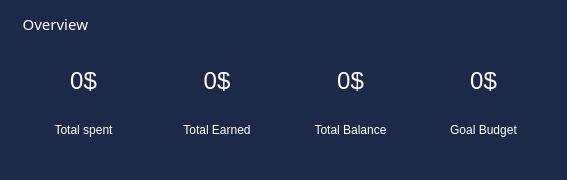
                <widget class="QFrame" name="overview_frame">
                 <property name="sizePolicy">
                  <sizepolicy hsizetype="Expanding" vsizetype="Expanding">
                   <horstretch>0</horstretch>
                   <verstretch>0</verstretch>
                  </sizepolicy>
                 </property>
                 <property name="minimumSize">
                  <size>
                   <width>496</width>
                   <height>180</height>
                  </size>
                 </property>
                 <property name="maximumSize">
                  <size>
                   <width>4960</width>
                   <height>1800</height>
                  </size>
                 </property>
                 <property name="styleSheet">
                  <string notr="true">*{background-color: rgb(28, 41, 72);
border-radius: 40px;
pading-left: 20px;}
QComboBox::down-arrow {
    image:url(:/icon/icons/chevron-down.svg);
	width: 0;
}
QLineEdit{
border-bottom-color: rgb(255, 255, 255);
}</string>
                 </property>
                 <property name="frameShape">
                  <enum>QFrame::NoFrame</enum>
                 </property>
                 <property name="frameShadow">
                  <enum>QFrame::Plain</enum>
                 </property>
                 <property name="lineWidth">
                  <number>0</number>
                 </property>
                 <layout class="QVBoxLayout" name="verticalLayout_21" stretch="1,5">
                  <item>
                   <widget class="QLabel" name="label_3">
                    <property name="font">
                     <font>
                      <family>Century Gothic</family>
                      <pointsize>11</pointsize>
                      <weight>50</weight>
                      <italic>false</italic>
                      <bold>false</bold>
                     </font>
                    </property>
                    <property name="styleSheet">
                     <string notr="true">color:#fff</string>
                    </property>
                    <property name="text">
                     <string>   Overview</string>
                    </property>
                   </widget>
                  </item>
                  <item>
                   <widget class="QWidget" name="widget_7" native="true">
                    <property name="styleSheet">
                     <string notr="true">color: rgb(255, 255, 255);</string>
                    </property>
                    <layout class="QHBoxLayout" name="horizontalLayout_35">
                     <item>
                      <widget class="QWidget" name="widget_31" native="true">
                       <property name="minimumSize">
                        <size>
                         <width>127</width>
                         <height>99</height>
                        </size>
                       </property>
                       <layout class="QVBoxLayout" name="verticalLayout_46">
                        <item>
                         <widget class="QLabel" name="spend_amount_4">
                          <property name="text">
                           <string>&lt;html&gt;&lt;head/&gt;&lt;body&gt;&lt;p align=&quot;center&quot;&gt;&lt;span style=&quot; font-size:18pt;&quot;&gt;0$&lt;/span&gt;&lt;/p&gt;&lt;/body&gt;&lt;/html&gt;</string>
                          </property>
                         </widget>
                        </item>
                        <item>
                         <widget class="QLabel" name="label_42">
                          <property name="minimumSize">
                           <size>
                            <width>109</width>
                            <height>37</height>
                           </size>
                          </property>
                          <property name="text">
                           <string>&lt;html&gt;&lt;head/&gt;&lt;body&gt;&lt;p align=&quot;center&quot;&gt;Total spent&lt;/p&gt;&lt;/body&gt;&lt;/html&gt;</string>
                          </property>
                         </widget>
                        </item>
                       </layout>
                      </widget>
                     </item>
                     <item>
                      <widget class="QWidget" name="widget_33" native="true">
                       <property name="minimumSize">
                        <size>
                         <width>128</width>
                         <height>99</height>
                        </size>
                       </property>
                       <layout class="QVBoxLayout" name="verticalLayout_48">
                        <item>
                         <widget class="QLabel" name="owe_amount_4">
                          <property name="text">
                           <string>&lt;html&gt;&lt;head/&gt;&lt;body&gt;&lt;p align=&quot;center&quot;&gt;&lt;span style=&quot; font-size:18pt;&quot;&gt;0$&lt;/span&gt;&lt;/p&gt;&lt;/body&gt;&lt;/html&gt;</string>
                          </property>
                         </widget>
                        </item>
                        <item>
                         <widget class="QLabel" name="label_46">
                          <property name="minimumSize">
                           <size>
                            <width>110</width>
                            <height>37</height>
                           </size>
                          </property>
                          <property name="text">
                           <string>&lt;html&gt;&lt;head/&gt;&lt;body&gt;&lt;p align=&quot;center&quot;&gt;Total Earned&lt;/p&gt;&lt;/body&gt;&lt;/html&gt;</string>
                          </property>
                         </widget>
                        </item>
                       </layout>
                      </widget>
                     </item>
                     <item>
                      <widget class="QWidget" name="widget_34" native="true">
                       <property name="minimumSize">
                        <size>
                         <width>127</width>
                         <height>99</height>
                        </size>
                       </property>
                       <layout class="QVBoxLayout" name="verticalLayout_49">
                        <item>
                         <widget class="QLabel" name="getbackamount_4">
                          <property name="text">
                           <string>&lt;html&gt;&lt;head/&gt;&lt;body&gt;&lt;p align=&quot;center&quot;&gt;&lt;span style=&quot; font-size:18pt;&quot;&gt;0$&lt;/span&gt;&lt;/p&gt;&lt;/body&gt;&lt;/html&gt;</string>
                          </property>
                         </widget>
                        </item>
                        <item>
                         <widget class="QLabel" name="label_48">
                          <property name="minimumSize">
                           <size>
                            <width>109</width>
                            <height>37</height>
                           </size>
                          </property>
                          <property name="text">
                           <string>&lt;html&gt;&lt;head/&gt;&lt;body&gt;&lt;p align=&quot;center&quot;&gt;Total Balance&lt;/p&gt;&lt;/body&gt;&lt;/html&gt;</string>
                          </property>
                         </widget>
                        </item>
                       </layout>
                      </widget>
                     </item>
                     <item>
                      <widget class="QWidget" name="widget_32" native="true">
                       <property name="minimumSize">
                        <size>
                         <width>127</width>
                         <height>99</height>
                        </size>
                       </property>
                       <layout class="QVBoxLayout" name="verticalLayout_47">
                        <item>
                         <widget class="QLabel" name="label_43">
                          <property name="text">
                           <string>&lt;html&gt;&lt;head/&gt;&lt;body&gt;&lt;p align=&quot;center&quot;&gt;&lt;span style=&quot; font-size:18pt;&quot;&gt;0$&lt;/span&gt;&lt;/p&gt;&lt;/body&gt;&lt;/html&gt;</string>
                          </property>
                         </widget>
                        </item>
                        <item>
                         <widget class="QLabel" name="label_44">
                          <property name="minimumSize">
                           <size>
                            <width>109</width>
                            <height>37</height>
                           </size>
                          </property>
                          <property name="text">
                           <string>&lt;html&gt;&lt;head/&gt;&lt;body&gt;&lt;p align=&quot;center&quot;&gt;Goal Budget&lt;/p&gt;&lt;/body&gt;&lt;/html&gt;</string>
                          </property>
                         </widget>
                        </item>
                       </layout>
                      </widget>
                     </item>
                    </layout>
                   </widget>
                  </item>
                 </layout>
                </widget>
